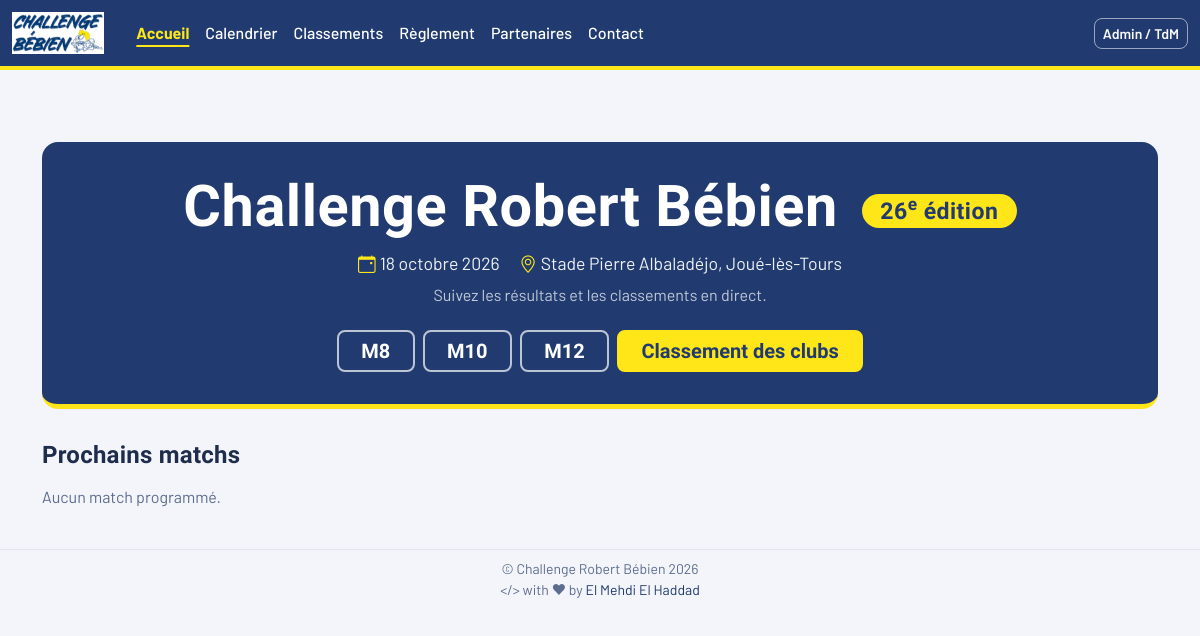
The page / on the database its author committed.
### tables this page shows
CREATE TABLE IF NOT EXISTS categories (
  id INT AUTO_INCREMENT PRIMARY KEY,
  nom VARCHAR(20) NOT NULL,           
  nb_poules_matin INT DEFAULT 2,
  nb_poules_aprem INT DEFAULT 2,
  nb_mi_temps INT NOT NULL DEFAULT 2,        
  duree_mi_temps INT NOT NULL DEFAULT 7,     
  pause_minutes INT NOT NULL DEFAULT 3,      
  coef_classement INT NOT NULL DEFAULT 1,    
  created_at TIMESTAMP DEFAULT CURRENT_TIMESTAMP
);

### includes/db.php (called while the page is built, shortened)
<?php
function db(): PDO {
    static $pdo = null;
    if ($pdo === null) {
        $dsn = 'mysql:host=' . DB_HOST . ';dbname=' . DB_NAME . ';charset=' . DB_CHARSET;
        try {
            $pdo = new PDO($dsn, DB_USER, DB_PASS, [
                PDO::ATTR_ERRMODE => PDO::ERRMODE_EXCEPTION,
                PDO::ATTR_DEFAULT_FETCH_MODE => PDO::FETCH_ASSOC,
                PDO::ATTR_EMULATE_PREPARES => false,
            ]);
        } catch (PDOException $e) {
            http_response_code(500);
            die('Erreur de connexion à la base de données. Vérifiez config. (' . $e->getMessage() . ')');
        }
    }
    return $pdo;
}
function getSetting(string $key, $default = null) {
    static $cache = null;
    if ($cache === null) {
        $cache = [];
        foreach (db()->query('SELECT k, v FROM settings') as $row) {
            $cache[$row['k']] = $row['v'];
        }
    }
    return $cache[$key] ?? $default;
}

### includes/auth.php (called while the page is built, shortened)
<?php
require_once __DIR__ . '/db.php';
function currentUser(): ?array {
    return $_SESSION['user'] ?? null;
}

### index.php (the view, shortened to what this page needs)
<?php
require_once __DIR__ . '/includes/auth.php';
$pdo = db();
$categories = $pdo->query('SELECT * FROM categories ORDER BY id')->fetchAll();
$nextStmt = $pdo->query('SELECT m.*, c.nom cat_nom, p.nom pool_nom, f.nom field_nom,
              c1.nom_club c1, c1.logo_path AS club1_logo_path,
              CASE WHEN club_team_counts1.team_count > 1 THEN t1.nom_equipe ELSE "" END AS e1,
              c2.nom_club c2, c2.logo_path AS club2_logo_path,
              CASE WHEN club_team_counts2.team_count > 1 THEN t2.nom_equipe ELSE "" END AS e2
              FROM matches m
              JOIN categories c ON c.id=m.category_id
              JOIN pools p ON p.id=m.pool_id
              LEFT JOIN fields f ON f.id=m.field_id
              JOIN teams t1 ON t1.id=m.team1_id
              JOIN clubs c1 ON c1.id=t1.club_id
              JOIN (
                SELECT club_id, category_id, COUNT(*) AS team_count
                FROM teams
                GROUP BY club_id, category_id
              ) club_team_counts1 ON club_team_counts1.club_id = t1.club_id AND club_team_counts1.category_id = t1.category_id
              JOIN teams t2 ON t2.id=m.team2_id
              JOIN clubs c2 ON c2.id=t2.club_id
              JOIN (
                SELECT club_id, category_id, COUNT(*) AS team_count
                FROM teams
                GROUP BY club_id, category_id
              ) club_team_counts2 ON club_team_counts2.club_id = t2.club_id AND club_team_counts2.category_id = t2.category_id
              WHERE m.status = "Programmé"
              ORDER BY m.scheduled_at, m.category_id, m.field_id
              LIMIT 12');
$next = $nextStmt->fetchAll();
$dateTournoi = getSetting('date_tournoi', '');
if ($dateTournoi) {
    $tournamentDeadline = new DateTime($dateTournoi . ' 13:00');
    if (new DateTime() > $tournamentDeadline) {
        $phase = 'aprem';
    }
    else {
        $phase = 'matin';
    }
}
$dateTournoi_formatted = $dateTournoi
    ? (new IntlDateFormatter(
        'fr_FR',
        IntlDateFormatter::LONG,
        IntlDateFormatter::NONE
    ))->format(new DateTime($dateTournoi))
    : '';
$numeroEdition = getSetting('edition_tournoi');
$lieuTournoi = getSetting('lieu_tournoi');
$villeTournoi = getSetting('ville_tournoi');
require_once __DIR__ . '/includes/head.php';
require_once __DIR__ . '/includes/public_nav.php';
?>
<div class="container">
  <?php require_once __DIR__ . '/includes/sponsor_strip.php'; ?>
  <section class="hero">
    <h1 class="hero-title">
      <?= htmlspecialchars($nomTournoi) ?>
      <?php if ($numeroEdition): ?><span class="hero-edition"><?= htmlspecialchars($numeroEdition) ?><sup>e</sup> édition</span><?php endif; ?>
    </h1>
    <p class="hero-meta">
      <?php if ($dateTournoi_formatted): ?><i class="bi bi-calendar-event"></i><?= htmlspecialchars($dateTournoi_formatted) ?><?php endif; ?>
      <?php if ($lieuTournoi): ?><span class="ms-3"><i class="bi bi-geo-alt"></i><?= htmlspecialchars($lieuTournoi) ?>, <?= htmlspecialchars($villeTournoi) ?></span><?php endif; ?>
    </p>
    <p class="hero-hint">Suivez les résultats et les classements en direct.</p>
    <div class="d-flex justify-content-center gap-2 flex-wrap">
      <?php foreach ($categories as $c): ?>
        <a href="schedule?category_id=<?= $c['id'] ?>&phase=<?= $phase ?>" class="btn btn-outline-cat"><?= htmlspecialchars($c['nom']) ?></a>
      <?php endforeach; ?>
      <a href="standings?view=clubs" class="btn btn-cta">Classement des clubs</a>
    </div>
  </section>
  <h4 class="section-title">Prochains matchs</h4>
  <div class="row g-3 mb-4">
    <?php if (!$next): ?><p class="text-muted">Aucun match programmé.</p><?php endif; ?>
  </div>
</div>
<?php require_once __DIR__ . '/includes/footer.php'; ?>
</body></html>

### includes/head.php (shortened to what this page needs)
<?php
$nomTournoi = getSetting('nom_tournoi');
?>
<!DOCTYPE html>
<html lang="fr">
<head>
<link href="https://cdn.jsdelivr.net/npm/bootstrap@5.3.3/dist/css/bootstrap.min.css" rel="stylesheet">
<link href="https://cdn.jsdelivr.net/npm/bootstrap-icons@1.11.3/font/bootstrap-icons.css" rel="stylesheet">
<link href="/assets/style.css" rel="stylesheet">
</head>
<body>

### includes/public_nav.php (shortened to what this page needs)
<?php
$currentPage = basename($_SERVER['SCRIPT_NAME'], '.php');
$user = currentUser();
$navPhase = isset($phase) && $phase !== '' ? $phase : ($_GET['phase'] ?? '');
$navCategoryId = isset($categoryId) && $categoryId !== ''
  ? $categoryId
  : ($_GET['category_id'] ?? '');
$navQuery = http_build_query(array_filter([
  'category_id' => $navCategoryId,
  'phase' => $navPhase,
], static fn ($value) => $value !== '' && $value !== null));
$navQuery = $navQuery !== '' ? '?' . $navQuery : '';
?>
<nav class="navbar navbar-expand-lg navbar-rugby mb-4">
  <div class="container-fluid">
    <a class="navbar-brand fw-bold d-flex align-items-center" href="/">
      <img src="/uploads/logo.png" alt="<?= htmlspecialchars(getSetting('nom_tournoi')) ?>" class="me-2 site-logo">
    </a>
    <div class="collapse navbar-collapse" id="navPublic">
      <ul class="navbar-nav me-auto">
        <li class="nav-item"><a class="nav-link <?= $currentPage==='index'?'active':'' ?>" href="/">Accueil</a></li>
        <li class="nav-item"><a class="nav-link <?= $currentPage==='schedule'?'active':'' ?>" href="schedule<?= $navQuery ?>">Calendrier</a></li>
        <li class="nav-item"><a class="nav-link <?= $currentPage==='standings'?'active':'' ?>" href="standings<?= $navQuery ?>">Classements</a></li>
        <li class="nav-item"><a class="nav-link <?= $currentPage==='rules'?'active':'' ?>" href="rules">Règlement</a></li>
        <li class="nav-item"><a class="nav-link <?= $currentPage==='sponsors'?'active':'' ?>" href="sponsors">Partenaires</a></li>
        <li class="nav-item"><a class="nav-link <?= $currentPage==='contact'?'active':'' ?>" href="contact">Contact</a></li>
      </ul>
        <?php if ($user): ?>
            <span class="navbar-text text-white me-3 small"><?= htmlspecialchars($user['nom_affichage'] ?? $user['username'] ?? '') ?></span>
            <?php if (($user['role'] ?? '') === 'admin'): ?>
              <a href="/admin/" class="btn btn-outline-light btn-sm me-2">Admin</a>
            <?php endif; ?>
              <a href="/tdm/" class="btn btn-outline-light btn-sm me-2">TdM</a>
              <br>
            <a href="admin/signout" class="btn btn-outline-light btn-sm"><i class="bi bi-box-arrow-right"></i> Déconnexion</a>
        <?php else: ?>
            <a href="/admin/signin" class="btn btn-outline-light btn-sm">Admin / TdM</a>
        <?php endif; ?>
    </div>
  </div>
</nav>

### includes/sponsor_strip.php (shortened to what this page needs)
<br>

### includes/footer.php (shortened to what this page needs)
<footer class="site-footer mt-4">
  <div class="container">
    <div class="text-center small text-muted py-2">© <?= htmlspecialchars(getSetting('nom_tournoi')) ?> <?= date('Y') ?><br />
        &lt;/&gt; with ❤ by
        <a href="https://www.linkedin.com/in/el-mehdi-el-haddad/" target="_blank" rel="noreferrer">El Mehdi El Haddad</a>
  </div>
  </div>
</footer>

### assets/style.css (style rules this page uses)
:root { --site-primary: #213b70; --site-primary-dark: #162a52; --site-accent: #fee618; --site-surface: #ffffff; --site-bg: #f3f5fa; --site-text: #1f2d4d; --site-muted: #d1d5db; --site-line: #e0e6f1; --site-soft: #eef2fa; --font-display: "Barlow Condensed", "Arial Narrow", "Helvetica Neue", Arial, sans-serif; --font-body: "Barlow", system-ui, -apple-system, "Segoe UI", Roboto, Arial, sans-serif; --bs-body-font-family: var(--font-body); --bs-body-color: var(--site-text); --bs-body-bg: var(--site-bg); --bs-secondary-color: #5d6d8e; --bs-border-color: var(--site-line); --bs-border-radius: 0.6rem; --bs-link-color: var(--site-primary); --bs-link-hover-color: var(--site-primary-dark); }
body { background: var(--site-bg); color: var(--site-text); font-family: var(--font-body); font-size: 1rem; line-height: 1.5; }
h1, h2, h3, h4, h5 { font-family: var(--font-display); letter-spacing: 0.01em; }
h4, h5 { font-weight: 600; }
.section-title { margin: 1.5rem 0 1rem; }
.navbar-rugby { background: var(--site-primary) !important; border-bottom: 4px solid var(--site-accent); padding-top: 0.45rem; padding-bottom: 0.45rem; }
.navbar-rugby .navbar-brand, .navbar-rugby .nav-link { color: var(--site-surface) !important; }
.navbar-rugby .nav-link { font-weight: 500; padding: 0.5rem 0.8rem; border-radius: 0.4rem; }
.navbar-rugby .nav-link.active { font-weight: 700; color: var(--site-accent) !important; text-decoration: underline; text-decoration-thickness: 2px; text-underline-offset: 0.35rem; }
.navbar-rugby .navbar-brand .site-logo { height: 42px; width: auto; object-fit: contain; }
.navbar-rugby .btn-outline-light { border-color: rgba(255, 255, 255, 0.55); }
.btn { border-radius: 0.5rem; font-weight: 600; }
.btn-outline-success, .btn-outline-cat, .btn-outline-primary { color: var(--site-primary); border-color: var(--site-primary); background: transparent; }
.btn-outline-cat { background: var(--site-surface); border-width: 2px; font-family: var(--font-display); font-size: 1.25rem; padding: 0.25rem 1.4rem; }
.hero { background: var(--site-primary); color: var(--site-surface); border-radius: 1rem; border-bottom: 5px solid var(--site-accent); padding: 2.25rem 1.5rem 2rem; margin: 1.5rem 0 2rem; text-align: center; }
.hero-title { font-size: clamp(2.2rem, 6vw, 3.6rem); font-weight: 700; line-height: 1; margin: 0 0 0.9rem; }
.hero-edition { display: inline-block; vertical-align: middle; font-size: 0.4em; background: var(--site-accent); color: var(--site-primary); border-radius: 999px; padding: 0.25em 0.8em; margin-left: 0.4em; letter-spacing: 0.02em; }
.hero-meta { font-size: 1.1rem; margin-bottom: 0.4rem; color: rgba(255, 255, 255, 0.92); }
.hero-meta i { color: var(--site-accent); margin-right: 0.25rem; }
.hero-hint { color: rgba(255, 255, 255, 0.72); margin-bottom: 1.4rem; }
.hero .btn-outline-cat { background: transparent; color: var(--site-surface); border-color: rgba(255, 255, 255, 0.7); }
.hero .btn-cta { background: var(--site-accent); border: 2px solid var(--site-accent); color: var(--site-primary); font-family: var(--font-display); font-size: 1.25rem; padding: 0.25rem 1.4rem; }
.site-footer { border-top: 1px solid var(--site-line); background: transparent; color: #7a89a8; }
.site-footer a { color: var(--site-primary); text-decoration: none; }

### rows shown on the page
categories: nom "M8"
categories: nom "M10"
categories: nom "M12"

### other values the page prints
$nomTournoi "Challenge Robert Bébien"
$numeroEdition "26"
$dateTournoi_formatted "18 octobre 2026"
$lieuTournoi "Stade Pierre Albaladéjo"
$villeTournoi "Joué-lès-Tours"
getSetting('nom_tournoi') "Challenge Robert Bébien"
